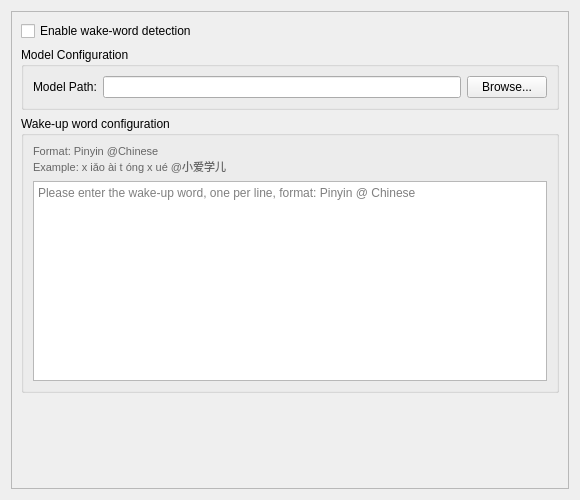
<?xml version="1.0" encoding="UTF-8"?>
<ui version="4.0">
 <class>WakeWordWidget</class>
 <widget class="QWidget" name="WakeWordWidget">
  <property name="geometry">
   <rect>
    <x>0</x>
    <y>0</y>
    <width>580</width>
    <height>500</height>
   </rect>
  </property>
  <property name="windowTitle">
   <string>Wake-up word</string>
  </property>
  <layout class="QVBoxLayout" name="verticalLayout">
   <item>
    <widget class="QScrollArea" name="scrollArea">
     <property name="widgetResizable">
      <bool>true</bool>
     </property>
     <widget class="QWidget" name="scrollAreaWidgetContents">
      <property name="geometry">
       <rect>
        <x>0</x>
        <y>0</y>
        <width>578</width>
        <height>480</height>
       </rect>
      </property>
      <layout class="QVBoxLayout" name="contentLayout">
       <item>
        <widget class="QCheckBox" name="use_wake_word_check">
         <property name="text">
          <string>Enable wake-word detection</string>
         </property>
        </widget>
       </item>
       <item>
        <widget class="QGroupBox" name="model_group">
         <property name="title">
          <string>Model Configuration</string>
         </property>
         <layout class="QFormLayout" name="modelLayout">
          <item row="0" column="0">
           <widget class="QLabel" name="label_model_path">
            <property name="text">
             <string>Model Path:</string>
            </property>
           </widget>
          </item>
          <item row="0" column="1">
           <layout class="QHBoxLayout" name="model_path_layout">
            <item>
             <widget class="QLineEdit" name="model_path_edit"/>
            </item>
            <item>
             <widget class="QPushButton" name="model_path_btn">
              <property name="text">
               <string>Browse...</string>
              </property>
             </widget>
            </item>
           </layout>
          </item>
         </layout>
        </widget>
       </item>
       <item>
        <widget class="QGroupBox" name="keywords_group">
         <property name="title">
          <string>Wake-up word configuration</string>
         </property>
         <layout class="QVBoxLayout" name="keywords_layout">
          <item>
           <widget class="QLabel" name="keywords_help">
            <property name="text">
             <string>Format: Pinyin @Chinese
Example: x iǎo ài t óng x ué @小爱学儿</string>
            </property>
            <property name="styleSheet">
             <string>color: #666666; font-size: 11px;</string>
            </property>
           </widget>
          </item>
          <item>
           <widget class="QTextEdit" name="wake_words_edit">
            <property name="minimumSize">
             <size>
              <width>0</width>
              <height>200</height>
             </size>
            </property>
            <property name="placeholderText">
             <string>Please enter the wake-up word, one per line, format: Pinyin @ Chinese</string>
            </property>
           </widget>
          </item>
         </layout>
        </widget>
       </item>
       <item>
        <spacer name="verticalSpacer">
         <property name="orientation">
          <enum>Qt::Vertical</enum>
         </property>
         <property name="sizeHint" stdset="0">
          <size>
           <width>20</width>
           <height>40</height>
          </size>
         </property>
        </spacer>
       </item>
      </layout>
     </widget>
    </widget>
   </item>
  </layout>
 </widget>
 <resources/>
 <connections/>
</ui>
